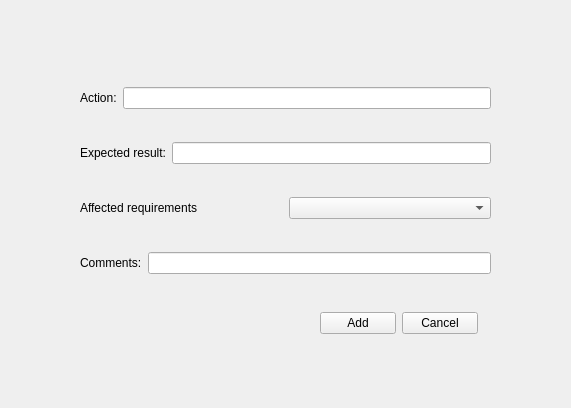
<?xml version="1.0" encoding="UTF-8"?>
<ui version="4.0">
 <class>requirement_form</class>
 <widget class="QWidget" name="requirement_form">
  <property name="geometry">
   <rect>
    <x>0</x>
    <y>0</y>
    <width>571</width>
    <height>408</height>
   </rect>
  </property>
  <property name="windowTitle">
   <string>Form</string>
  </property>
  <widget class="QWidget" name="layoutWidget">
   <property name="geometry">
    <rect>
     <x>80</x>
     <y>60</y>
     <width>411</width>
     <height>241</height>
    </rect>
   </property>
   <layout class="QVBoxLayout" name="verticalLayout">
    <item>
     <layout class="QHBoxLayout" name="horizontalLayout_4">
      <item>
       <widget class="QLabel" name="requirement_id_label">
        <property name="text">
         <string>Action:</string>
        </property>
       </widget>
      </item>
      <item>
       <widget class="QLineEdit" name="requirement_id_input"/>
      </item>
     </layout>
    </item>
    <item>
     <layout class="QHBoxLayout" name="horizontalLayout_3">
      <item>
       <widget class="QLabel" name="requirement_def_label">
        <property name="text">
         <string>Expected result:</string>
        </property>
       </widget>
      </item>
      <item>
       <widget class="QLineEdit" name="requirement_def_input"/>
      </item>
     </layout>
    </item>
    <item>
     <layout class="QHBoxLayout" name="horizontalLayout_2">
      <item>
       <widget class="QLabel" name="requirement_sys_label">
        <property name="text">
         <string>Affected requirements</string>
        </property>
       </widget>
      </item>
      <item>
       <widget class="QComboBox" name="comboBox_2"/>
      </item>
     </layout>
    </item>
    <item>
     <layout class="QHBoxLayout" name="horizontalLayout">
      <item>
       <widget class="QLabel" name="requirement_sec_label">
        <property name="text">
         <string>Comments:</string>
        </property>
       </widget>
      </item>
      <item>
       <widget class="QLineEdit" name="requirement_def_input_2"/>
      </item>
     </layout>
    </item>
   </layout>
  </widget>
  <widget class="QWidget" name="layoutWidget">
   <property name="geometry">
    <rect>
     <x>320</x>
     <y>310</y>
     <width>158</width>
     <height>26</height>
    </rect>
   </property>
   <layout class="QHBoxLayout" name="horizontalLayout_5">
    <item>
     <widget class="QPushButton" name="accept_requirement">
      <property name="text">
       <string>Add</string>
      </property>
     </widget>
    </item>
    <item>
     <widget class="QPushButton" name="cancel_requirement">
      <property name="text">
       <string>Cancel</string>
      </property>
     </widget>
    </item>
   </layout>
  </widget>
 </widget>
 <resources/>
 <connections/>
</ui>
